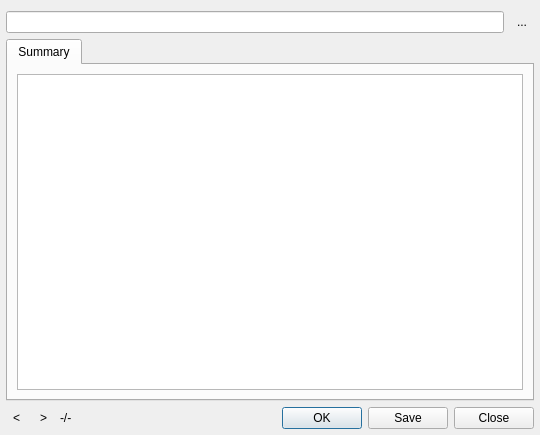
<?xml version="1.0" encoding="UTF-8"?>
<ui version="4.0">
 <class>DetailsDialog</class>
 <widget class="QDialog" name="DetailsDialog">
  <property name="geometry">
   <rect>
    <x>0</x>
    <y>0</y>
    <width>540</width>
    <height>435</height>
   </rect>
  </property>
  <property name="windowTitle">
   <string>Details</string>
  </property>
  <layout class="QGridLayout" name="gridLayout">
   <property name="leftMargin">
    <number>6</number>
   </property>
   <property name="rightMargin">
    <number>6</number>
   </property>
   <property name="bottomMargin">
    <number>6</number>
   </property>
   <item row="0" column="0" colspan="4">
    <layout class="QHBoxLayout" name="horizontalLayout_2">
     <item>
      <widget class="QLineEdit" name="pathEdit">
       <property name="sizePolicy">
        <sizepolicy hsizetype="Expanding" vsizetype="Fixed">
         <horstretch>0</horstretch>
         <verstretch>0</verstretch>
        </sizepolicy>
       </property>
       <property name="readOnly">
        <bool>true</bool>
       </property>
      </widget>
     </item>
     <item>
      <widget class="QToolButton" name="directoryButton">
       <property name="toolTip">
        <string>Open the directory containing this file</string>
       </property>
       <property name="text">
        <string>...</string>
       </property>
       <property name="autoRaise">
        <bool>true</bool>
       </property>
      </widget>
     </item>
    </layout>
   </item>
   <item row="1" column="0" colspan="4">
    <widget class="QTabWidget" name="tabWidget">
     <property name="currentIndex">
      <number>0</number>
     </property>
     <widget class="QWidget" name="tab_5">
      <attribute name="title">
       <string>Summary</string>
      </attribute>
      <layout class="QVBoxLayout" name="verticalLayout">
       <item>
        <widget class="QTextEdit" name="textEdit">
         <property name="toolTip">
          <string/>
         </property>
         <property name="readOnly">
          <bool>true</bool>
         </property>
         <property name="html">
          <string notr="true">&lt;!DOCTYPE HTML PUBLIC &quot;-//W3C//DTD HTML 4.0//EN&quot; &quot;http://www.w3.org/TR/REC-html40/strict.dtd&quot;&gt;
&lt;html&gt;&lt;head&gt;&lt;meta name=&quot;qrichtext&quot; content=&quot;1&quot; /&gt;&lt;meta charset=&quot;utf-8&quot; /&gt;&lt;style type=&quot;text/css&quot;&gt;
p, li { white-space: pre-wrap; }
hr { height: 1px; border-width: 0; }
li.unchecked::marker { content: &quot;\2610&quot;; }
li.checked::marker { content: &quot;\2612&quot;; }
&lt;/style&gt;&lt;/head&gt;&lt;body style=&quot; font-family:'Ubuntu'; font-size:12pt; font-weight:400; font-style:normal;&quot;&gt;
&lt;p style=&quot;-qt-paragraph-type:empty; margin-top:0px; margin-bottom:0px; margin-left:0px; margin-right:0px; -qt-block-indent:0; text-indent:0px; font-family:'Arial'; font-size:10pt;&quot;&gt;&lt;br /&gt;&lt;/p&gt;&lt;/body&gt;&lt;/html&gt;</string>
         </property>
        </widget>
       </item>
      </layout>
     </widget>
    </widget>
   </item>
   <item row="2" column="0">
    <widget class="QToolButton" name="prevButton">
     <property name="text">
      <string notr="true">&lt;</string>
     </property>
     <property name="autoRaise">
      <bool>true</bool>
     </property>
    </widget>
   </item>
   <item row="2" column="1">
    <widget class="QToolButton" name="nextButton">
     <property name="text">
      <string notr="true">&gt;</string>
     </property>
     <property name="autoRaise">
      <bool>true</bool>
     </property>
    </widget>
   </item>
   <item row="2" column="2">
    <widget class="QLabel" name="pageLabel">
     <property name="sizePolicy">
      <sizepolicy hsizetype="Preferred" vsizetype="Preferred">
       <horstretch>0</horstretch>
       <verstretch>0</verstretch>
      </sizepolicy>
     </property>
     <property name="text">
      <string notr="true">-/-</string>
     </property>
    </widget>
   </item>
   <item row="2" column="3">
    <widget class="QDialogButtonBox" name="buttonBox">
     <property name="sizePolicy">
      <sizepolicy hsizetype="Expanding" vsizetype="Fixed">
       <horstretch>0</horstretch>
       <verstretch>0</verstretch>
      </sizepolicy>
     </property>
     <property name="standardButtons">
      <set>QDialogButtonBox::Close|QDialogButtonBox::Ok|QDialogButtonBox::Save</set>
     </property>
    </widget>
   </item>
  </layout>
 </widget>
 <resources/>
 <connections/>
</ui>
